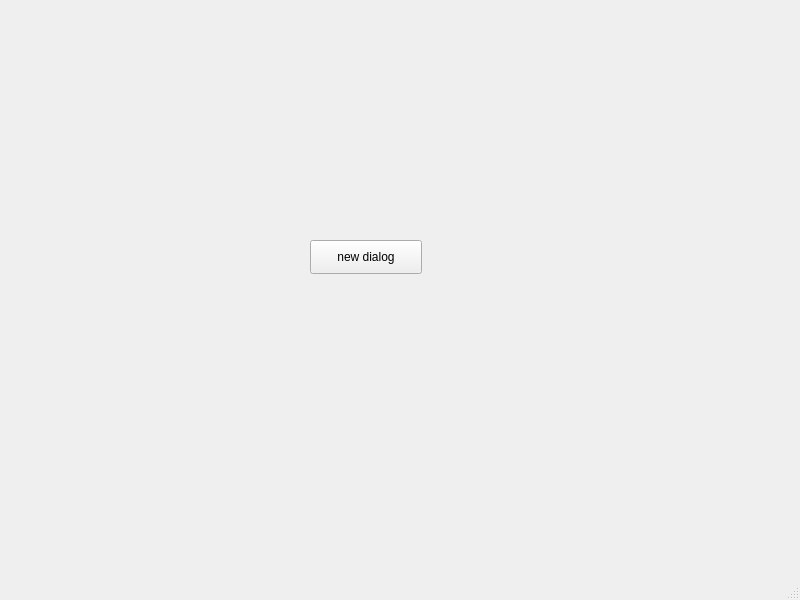
<?xml version="1.0" encoding="UTF-8"?>
<ui version="4.0">
 <class>MainWindow</class>
 <widget class="QMainWindow" name="MainWindow">
  <property name="geometry">
   <rect>
    <x>0</x>
    <y>0</y>
    <width>800</width>
    <height>600</height>
   </rect>
  </property>
  <property name="windowTitle">
   <string>MainWindow</string>
  </property>
  <widget class="QWidget" name="centralwidget">
   <widget class="QPushButton" name="pushButton">
    <property name="geometry">
     <rect>
      <x>310</x>
      <y>240</y>
      <width>112</width>
      <height>34</height>
     </rect>
    </property>
    <property name="text">
     <string>new dialog</string>
    </property>
   </widget>
  </widget>
  <widget class="QMenuBar" name="menubar">
   <property name="geometry">
    <rect>
     <x>0</x>
     <y>0</y>
     <width>800</width>
     <height>29</height>
    </rect>
   </property>
  </widget>
  <widget class="QStatusBar" name="statusbar"/>
 </widget>
 <resources/>
 <connections/>
</ui>
